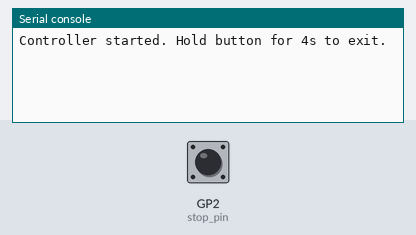
Simulated run of this program. Board: Raspberry Pi Pico running MicroPython. Shown: the last lines printed to the serial console. The inputs (shaded band) are chosen by the test bench; at power-on: GP2 (stop_pin) HIGH. The clock reads 2024-03-15 10:24:30 at power-on unless the program sets it. At 7.0 s the program stops and its outputs stay as they are.

Above: at 1.2 s.
1.3 s: GP2 (stop_pin) pulled LOW for 0.15 s
At 1.8 s:
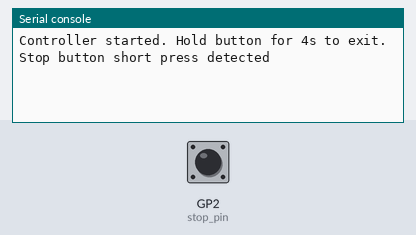
2.9 s: GP2 (stop_pin) driven LOW
At 7.9 s:
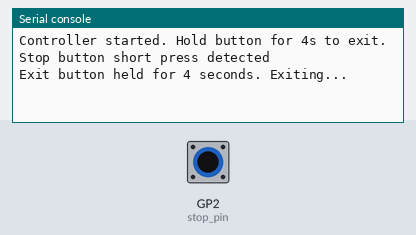

Measured:
- after the input at 1.3 s, the serial console: prints a new line after 0.18 s (image 1)
- after the input at 2.9 s, the serial console: prints a new line after 4.1 s (image 2)

The program:

Combo_3.py
```python
'''

The updated code now includes both client and server programs with clearly structured and commented logic, supporting:
Short press on button (Pin 2) for a stop command.
Long press (4+ seconds) for an exit/kill switch.
On the server side:
Obstacle detection using a front HC-SR04 sensor with PIO.
Automatic avoidance maneuvers if obstruction is closer than 20 cm.
Proper recvfrom timeout and debounced button IRQ handling.
Let me know if you want to:
Add rear sensor behavior.
Include more commands (e.g., speed control).
Log events or sensor data.
Convert to MQTT instead of UDP.


✅ Reused the same pulse_program for both front and rear.
✅ Used separate trigger/echo pins for the rear (6 and 7).
✅ Created self.sm2 as StateMachine(1, ...) and started it with .active(1).
✅ Added a get_rear_distance() method mirroring get_front_distance().
✅ In the run() loop:
Checked rear distance first.
Stopped and paused for 2 seconds if rear obstacle is closer than 20 cm.
'''
# === CLIENT SIDE (Controller Unit) ===
from machine import Pin
import time
import socket
import sys

STOP_PIN = 2  # Dual function pin (stop/exit)
BUTTON_HOLD_DURATION = 4  # seconds

UDP_IP = '192.168.4.1'  # IP of the server Pico W
UDP_PORT = 5005

sock = socket.socket(socket.AF_INET, socket.SOCK_DGRAM)

stop_pin = Pin(STOP_PIN, Pin.IN, Pin.PULL_UP)

# Debounce buffer
DEBOUNCE_DELAY = 0.01
last_value = 1
stable_count = 0


def send_command(command):
    sock.sendto(command.encode(), (UDP_IP, UDP_PORT))


def monitor_stop_exit():
    global last_value, stable_count
    pressed_time = None
    while True:
        current_value = stop_pin.value()
        if current_value != last_value:
            stable_count = 0
        else:
            stable_count += 1

        last_value = current_value

        if stable_count >= 3:  # ~30ms stable reading
            if not current_value:
                if pressed_time is None:
                    pressed_time = time.time()
                elif time.time() - pressed_time > BUTTON_HOLD_DURATION:
                    print("Exit button held for 4 seconds. Exiting...")
                    send_command("exit")
                    sys.exit()
            else:
                if pressed_time is not None and time.time() - pressed_time < BUTTON_HOLD_DURATION:
                    print("Stop button short press detected")
                    send_command("stop")
                pressed_time = None

        time.sleep(DEBOUNCE_DELAY)


if __name__ == '__main__':
    print("Controller started. Hold button for 4s to exit.")
    monitor_stop_exit()

# === SERVER SIDE (Buggy Unit) ===
# import socket
# import sys
# from machine import Pin, PWM
# import rp2
# import time
# from time import ticks_ms, ticks_diff

# EXIT_BUTTON_PIN = 2  # Dual function pin
# BUTTON_HOLD_DURATION = 4000  # milliseconds
# CRITICAL_DISTANCE = 200  # mm
# SPEED = 40000
# MEDIUM_SPEED = 30000

# @rp2.asm_pio(set_init=rp2.PIO.OUT_LOW)
# def pulse_program():
#     wrap_target()
#     pull(block)
#     mov(x, osr)
#     set(pins, 1)[10 - 1]
#     set(pins, 0)
#     wait(1, pin, 0)

#     label("land")
#     in_(pins, 1)
#     mov(y, isr)
#     jmp(not_y, "moveOn")
#     jmp(x_dec, "land")

#     label("moveOn")
#     mov(isr, invert(x))
#     push()
#     wrap()

# class Motor:
#     def __init__(self, in1, in2, pwm):
#         self.in1 = Pin(in1, Pin.OUT)
#         self.in2 = Pin(in2, Pin.OUT)
#         self.pwm = PWM(Pin(pwm))
#         self.pwm.freq(1000)
#         self.pwm.duty_u16(0)

#     def forward(self, speed):
#         self.in1.high()
#         self.in2.low()
#         self.pwm.duty_u16(speed)

#     def backward(self, speed):
#         self.in1.low()
#         self.in2.high()
#         self.pwm.duty_u16(speed)

#     def stop(self):
#         self.pwm.duty_u16(0)

# class RobotBuggyUDPServer:
#     def __init__(self):
#         self.motor_left = Motor(10, 11, 8)
#         self.motor_right = Motor(12, 13, 9)
#         self.buzzer = PWM(Pin(14))
#         self.buzzer.freq(1000)
#         self.buzzer.duty_u16(0)
#         self.front_trig = Pin(3, Pin.OUT)
#         self.front_echo = Pin(2, Pin.IN)  # shared with exit/stop button
#         self.sm = rp2.StateMachine(0, pulse_program, freq=1000000,
#                                    set_base=self.front_trig, in_base=self.front_echo)
#         self.sm.active(1)

#         self.rear_trig = Pin(6, Pin.OUT)
#         self.rear_echo = Pin(7, Pin.IN)

#         self.sm2 = rp2.StateMachine(1, pulse_program, freq=1000000,
#                                         set_base=self.rear_trig, in_base=self.rear_echo)
#         self.sm2.active(1)

#         self.sock = socket.socket(socket.AF_INET, socket.SOCK_DGRAM)
#         self.sock.bind(("0.0.0.0", 5005))
#         self.running = True

#         self.button_pin = Pin(EXIT_BUTTON_PIN, Pin.IN, Pin.PULL_UP)
#         self.button_pin.irq(trigger=Pin.IRQ_FALLING | Pin.IRQ_RISING, handler=self.button_irq)
#         self.pressed_time = None

#     def button_irq(self, pin):
#         time.sleep_ms(10)  # debounce delay
#         if pin.value() == 0:
#             self.pressed_time = ticks_ms()
#         else:
#             if self.pressed_time:
#                 held = ticks_diff(ticks_ms(), self.pressed_time)
#                 if held >= BUTTON_HOLD_DURATION:
#                     print("Exit long press detected. Shutting down.")
#                     self.stop_all()
#                     self.running = False
#                 else:
#                     print("Stop short press detected. Stopping motors.")
#                     self.stop_all()
#             self.pressed_time = None

#     def stop_all(self):
#         self.motor_left.stop()
#         self.motor_right.stop()
#         self.buzzer.duty_u16(0)

#     def get_front_distance(self):
#         self.sm.put(0xFFFF)
#         t0 = ticks_ms()
#         while self.sm.rx_fifo() == 0:
#             if ticks_diff(ticks_ms(), t0) > 100:
#                 return None  # Timeout
#         ticks = self.sm.get()
#         distance_mm = (ticks * 100) // 582  # approximate conversion
#         return distance_mm
# ## if i have a rear distance sensor, uncomment this
#     # def get_rear_distance(self):
#     #     self.sm2.put(0xFFFF)
#     #     t0 = ticks_ms()
#     #     while self.sm2.rx_fifo() == 0:
#     #         if ticks_diff(ticks_ms(), t0) > 100:
#     #             return None  # Timeout
#     #     ticks = self.sm2.get()
#     #     distance_mm = (ticks * 100) // 582
#     #     return distance_mm


#     def handle_command(self, cmd):
#         if cmd == 'stop':
#             self.stop_all()
#         elif cmd == 'exit':
#             print("Received exit from controller. Shutting down.")
#             self.stop_all()
#             self.running = False
#         elif cmd == 'forward':
#             self.motor_left.forward(SPEED)
#             self.motor_right.forward(SPEED)
#         elif cmd == 'backward':
#             self.motor_left.backward(SPEED)
#             self.motor_right.backward(SPEED)
#         elif cmd == 'left':
#             self.motor_left.backward(SPEED)
#             self.motor_right.forward(SPEED)
#         elif cmd == 'right':
#             self.motor_left.forward(SPEED)
#             self.motor_right.backward(SPEED)
#         else:
#             print(f"Unknown command: {cmd}")

#     def run(self):
#         print("UDP Server running...")
#         while self.running:
#             try:
#                 self.sock.settimeout(0.5)
#                 data, addr = self.sock.recvfrom(1024)
#                 cmd = data.decode().strip()
#                 print(f"Command: {cmd}")

#                 distance = self.get_front_distance()
#                 ## if i have a rear distance sensor, uncomment this
#                 # rear_distance = self.get_rear_distance()
#                 # if rear_distance is not None and rear_distance < CRITICAL_DISTANCE:
#                 #     print(f"Rear obstacle {rear_distance}mm detected. Stopping.")
#                 #     self.stop_all()
#                 #     time.sleep(2)
#                 #     continue


#                 if distance is not None and distance < CRITICAL_DISTANCE:
#                     print(f"Obstacle {distance}mm detected. Avoiding.")
#                     self.buzzer.duty_u16(40000)
#                     self.stop_all()
#                     time.sleep(0.5)
#                     self.motor_left.backward(MEDIUM_SPEED)
#                     self.motor_right.forward(MEDIUM_SPEED)
#                     time.sleep(0.8)
#                     self.stop_all()
#                     time.sleep(0.3)

#                     distance = self.get_front_distance()
#                     if distance is not None and distance > 400:
#                         self.motor_left.forward(MEDIUM_SPEED)
#                         self.motor_right.forward(MEDIUM_SPEED)
#                         time.sleep(3)
#                         self.motor_left.forward(MEDIUM_SPEED)
#                         self.motor_right.backward(MEDIUM_SPEED)
#                         time.sleep(0.8)
#                     else:
#                         self.motor_left.backward(MEDIUM_SPEED)
#                         self.motor_right.forward(MEDIUM_SPEED)
#                         time.sleep(1.6)
#                         distance = self.get_front_distance()
#                         if distance is not None and distance > 400:
#                             self.motor_left.forward(MEDIUM_SPEED)
#                             self.motor_right.forward(MEDIUM_SPEED)
#                             time.sleep(3)
#                             self.motor_left.backward(MEDIUM_SPEED)
#                             self.motor_right.forward(MEDIUM_SPEED)
#                             time.sleep(0.8)
#                     self.stop_all()
#                     self.buzzer.duty_u16(0)
#                     continue

#                 self.handle_command(cmd)
#             except OSError:
#                 pass

# if __name__ == '__main__':
#     server = RobotBuggyUDPServer()
#     server.run()
#     print("Server exited cleanly.")
```
